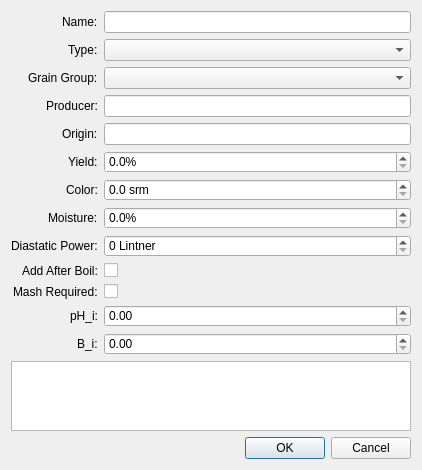
<?xml version="1.0" encoding="UTF-8"?>
<ui version="4.0">
 <class>DialogFermentable</class>
 <widget class="QDialog" name="DialogFermentable">
  <property name="geometry">
   <rect>
    <x>0</x>
    <y>0</y>
    <width>422</width>
    <height>470</height>
   </rect>
  </property>
  <property name="minimumSize">
   <size>
    <width>422</width>
    <height>470</height>
   </size>
  </property>
  <property name="maximumSize">
   <size>
    <width>16777215</width>
    <height>470</height>
   </size>
  </property>
  <property name="windowTitle">
   <string>Dialog</string>
  </property>
  <layout class="QVBoxLayout" name="verticalLayout">
   <item>
    <layout class="QFormLayout" name="formLayout">
     <property name="labelAlignment">
      <set>Qt::AlignRight|Qt::AlignTrailing|Qt::AlignVCenter</set>
     </property>
     <item row="0" column="0">
      <widget class="QLabel" name="lbl_name">
       <property name="text">
        <string>Name:</string>
       </property>
      </widget>
     </item>
     <item row="0" column="1">
      <widget class="QLineEdit" name="name"/>
     </item>
     <item row="1" column="0">
      <widget class="QLabel" name="lbl_type">
       <property name="text">
        <string>Type:</string>
       </property>
      </widget>
     </item>
     <item row="1" column="1">
      <widget class="QComboBox" name="type"/>
     </item>
     <item row="2" column="0">
      <widget class="QLabel" name="lbl_group">
       <property name="text">
        <string>Grain Group:</string>
       </property>
      </widget>
     </item>
     <item row="2" column="1">
      <widget class="QComboBox" name="group"/>
     </item>
     <item row="3" column="0">
      <widget class="QLabel" name="lbl_producer">
       <property name="text">
        <string>Producer:</string>
       </property>
      </widget>
     </item>
     <item row="3" column="1">
      <widget class="QLineEdit" name="producer"/>
     </item>
     <item row="4" column="0">
      <widget class="QLabel" name="lbl_origin">
       <property name="text">
        <string>Origin:</string>
       </property>
      </widget>
     </item>
     <item row="4" column="1">
      <widget class="QLineEdit" name="origin"/>
     </item>
     <item row="5" column="0">
      <widget class="QLabel" name="lbl_yield">
       <property name="text">
        <string>Yield:</string>
       </property>
      </widget>
     </item>
     <item row="5" column="1">
      <widget class="QDoubleSpinBox" name="fyield">
       <property name="toolTip">
        <string>Percentage yield compared to succrose.</string>
       </property>
       <property name="suffix">
        <string>%</string>
       </property>
       <property name="decimals">
        <number>1</number>
       </property>
      </widget>
     </item>
     <item row="6" column="0">
      <widget class="QLabel" name="lbl_color">
       <property name="text">
        <string>Color:</string>
       </property>
      </widget>
     </item>
     <item row="6" column="1">
      <widget class="QDoubleSpinBox" name="color">
       <property name="suffix">
        <string> srm</string>
       </property>
       <property name="decimals">
        <number>1</number>
       </property>
       <property name="maximum">
        <double>1000.000000000000000</double>
       </property>
      </widget>
     </item>
     <item row="7" column="0">
      <widget class="QLabel" name="lbl_moisture">
       <property name="text">
        <string>Moisture:</string>
       </property>
      </widget>
     </item>
     <item row="7" column="1">
      <widget class="QDoubleSpinBox" name="moisture">
       <property name="suffix">
        <string>%</string>
       </property>
       <property name="decimals">
        <number>1</number>
       </property>
      </widget>
     </item>
     <item row="8" column="0">
      <widget class="QLabel" name="lbl_diastatic_power">
       <property name="text">
        <string>Diastatic Power:</string>
       </property>
      </widget>
     </item>
     <item row="8" column="1">
      <widget class="QSpinBox" name="diastaticPower">
       <property name="toolTip">
        <string>Diastatic power is a measurement of malted grains enzymatic content. A value of 35 Lintner is needed to self convert, while a value of 100 or more is desirable.</string>
       </property>
       <property name="suffix">
        <string> Lintner</string>
       </property>
       <property name="maximum">
        <number>200</number>
       </property>
      </widget>
     </item>
     <item row="9" column="0">
      <widget class="QLabel" name="lbl_addAfterBoil">
       <property name="text">
        <string>Add After Boil:</string>
       </property>
      </widget>
     </item>
     <item row="9" column="1">
      <widget class="QCheckBox" name="addAfterBoil"/>
     </item>
     <item row="10" column="0">
      <widget class="QLabel" name="lbl_mashed">
       <property name="text">
        <string>Mash Required:</string>
       </property>
      </widget>
     </item>
     <item row="10" column="1">
      <widget class="QCheckBox" name="mashed">
       <property name="toolTip">
        <string>True if the fermentable must be mashed, false if it can be steeped.</string>
       </property>
      </widget>
     </item>
     <item row="11" column="0">
      <widget class="QLabel" name="lbl_phi">
       <property name="text">
        <string>pH_i:</string>
       </property>
      </widget>
     </item>
     <item row="12" column="0">
      <widget class="QLabel" name="lbl_bi">
       <property name="text">
        <string>B_i:</string>
       </property>
      </widget>
     </item>
     <item row="11" column="1">
      <widget class="QDoubleSpinBox" name="phi">
       <property name="toolTip">
        <string>This is the distilled water mash pH for this grain.  A value of zero is expected when unknown.</string>
       </property>
      </widget>
     </item>
     <item row="12" column="1">
      <widget class="QDoubleSpinBox" name="bi">
       <property name="toolTip">
        <string>Distilled water mash buffering capacity of this grain - zero implies unknown.</string>
       </property>
       <property name="maximum">
        <double>500.000000000000000</double>
       </property>
      </widget>
     </item>
    </layout>
   </item>
   <item>
    <widget class="QPlainTextEdit" name="notes">
     <property name="sizePolicy">
      <sizepolicy hsizetype="Expanding" vsizetype="Expanding">
       <horstretch>0</horstretch>
       <verstretch>1</verstretch>
      </sizepolicy>
     </property>
     <property name="maximumSize">
      <size>
       <width>16777215</width>
       <height>100</height>
      </size>
     </property>
    </widget>
   </item>
   <item>
    <widget class="QDialogButtonBox" name="buttonBox">
     <property name="orientation">
      <enum>Qt::Horizontal</enum>
     </property>
     <property name="standardButtons">
      <set>QDialogButtonBox::Cancel|QDialogButtonBox::Ok</set>
     </property>
    </widget>
   </item>
  </layout>
 </widget>
 <resources/>
 <connections>
  <connection>
   <sender>buttonBox</sender>
   <signal>accepted()</signal>
   <receiver>DialogFermentable</receiver>
   <slot>accept()</slot>
   <hints>
    <hint type="sourcelabel">
     <x>248</x>
     <y>254</y>
    </hint>
    <hint type="destinationlabel">
     <x>157</x>
     <y>274</y>
    </hint>
   </hints>
  </connection>
  <connection>
   <sender>buttonBox</sender>
   <signal>rejected()</signal>
   <receiver>DialogFermentable</receiver>
   <slot>reject()</slot>
   <hints>
    <hint type="sourcelabel">
     <x>316</x>
     <y>260</y>
    </hint>
    <hint type="destinationlabel">
     <x>286</x>
     <y>274</y>
    </hint>
   </hints>
  </connection>
 </connections>
</ui>
